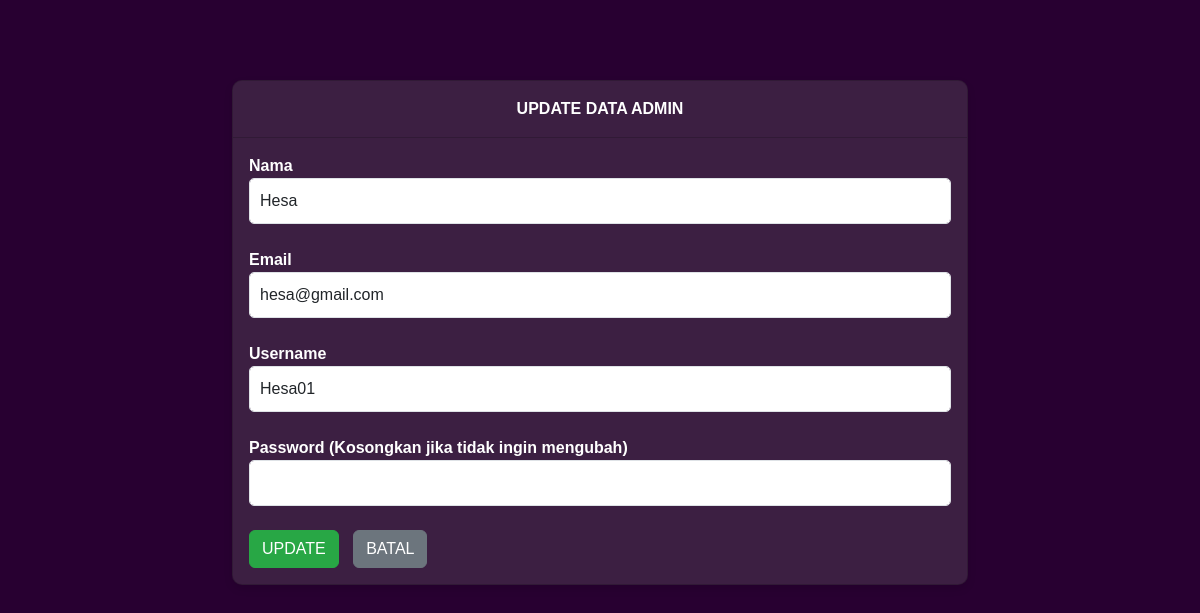
Page /admin/update_dataadmin.php?id=6 on the committed database.
### tables this page shows
CREATE TABLE `data_admin` (
  `id` int NOT NULL,
  `nama` varchar(100) NOT NULL,
  `email` varchar(255) NOT NULL,
  `username` varchar(50) NOT NULL,
  `password` varchar(255) NOT NULL
);

### admin/update_dataadmin.php (the view, shortened to what this page needs)
<!DOCTYPE html>
<html lang="en">
<head>
    <link href="https://cdn.jsdelivr.net/npm/bootstrap@5.3.3/dist/css/bootstrap.min.css" rel="stylesheet">
    <link rel="stylesheet" href="styleT.css">
</head>
<body>
<div class="container" style="margin-top: 80px">
    <div class="row">
        <div class="col-md-8 offset-md-2">
            <div class="card">
                <div class="card-header">
                    UPDATE DATA ADMIN
                </div>
                <div class="card-body">
                <?php
                    include("koneksi.php");
                    if (isset($_GET['id'])) {
                        $id = $_GET['id'];
                        $query = mysqli_query($connection, "SELECT * FROM data_admin WHERE id = '$id'");
                        $row = mysqli_fetch_array($query);
                    } else {
                        echo "ID tidak ditemukan!";
                        exit;
                    }
                    ?>
                    <form action="update_dataadmin.php?id=<?php echo $id; ?>" method="POST">
                        <div class="form-group">
                            <label>Nama</label>
                            <input type="text" name="nama" value="<?php echo $row['nama']; ?>" class="form-control" required>
                        </div>
                        <div class="form-group">
                            <label>Email</label>
                            <input type="email" name="email" value="<?php echo $row['email']; ?>" class="form-control" required>
                        </div>
                        <div class="form-group">
                            <label>Username</label>
                            <input type="text" name="username" value="<?php echo $row['username']; ?>" class="form-control" required>
                        </div>
                        <div class="form-group">
                            <label>Password (Kosongkan jika tidak ingin mengubah)</label>
                            <input type="password" name="password" class="form-control">
                        </div>
                        <button type="submit" class="btn btn-success">UPDATE</button>
                        <a href="data_admin.php" class="btn btn-secondary">BATAL</a>
                    </form>
                </div>
            </div>
        </div>
    </div>
</div>
</body>
</html>

### admin/styleT.css (style rules this page uses)
body { background-color: #280031; color: #ffffff; font-family: "Arial", sans-serif; }
.card { background-color: #3C1F42; box-shadow: 0 4px 8px rgba(0, 0, 0, 0.1); border-radius: 10px; overflow: hidden; }
.card-header { background-color: #3C1F42; color: #ffffff; padding: 1rem; font-weight: bold; text-align: center; }
.card-body { background-color: #3C1F42; color: #ffffff; }
.form-group { margin-bottom: 1.5rem; }
.form-group label { font-weight: bold; color: #ffffff; }
.form-control { border-radius: 5px; padding: 10px; }
.btn-success { background-color: #28a745; border-color: #28a745; margin-right: 10px; }

### rows in the picture
data_admin: nama "Hesa", email "hesa@gmail.com", username "Hesa01"
